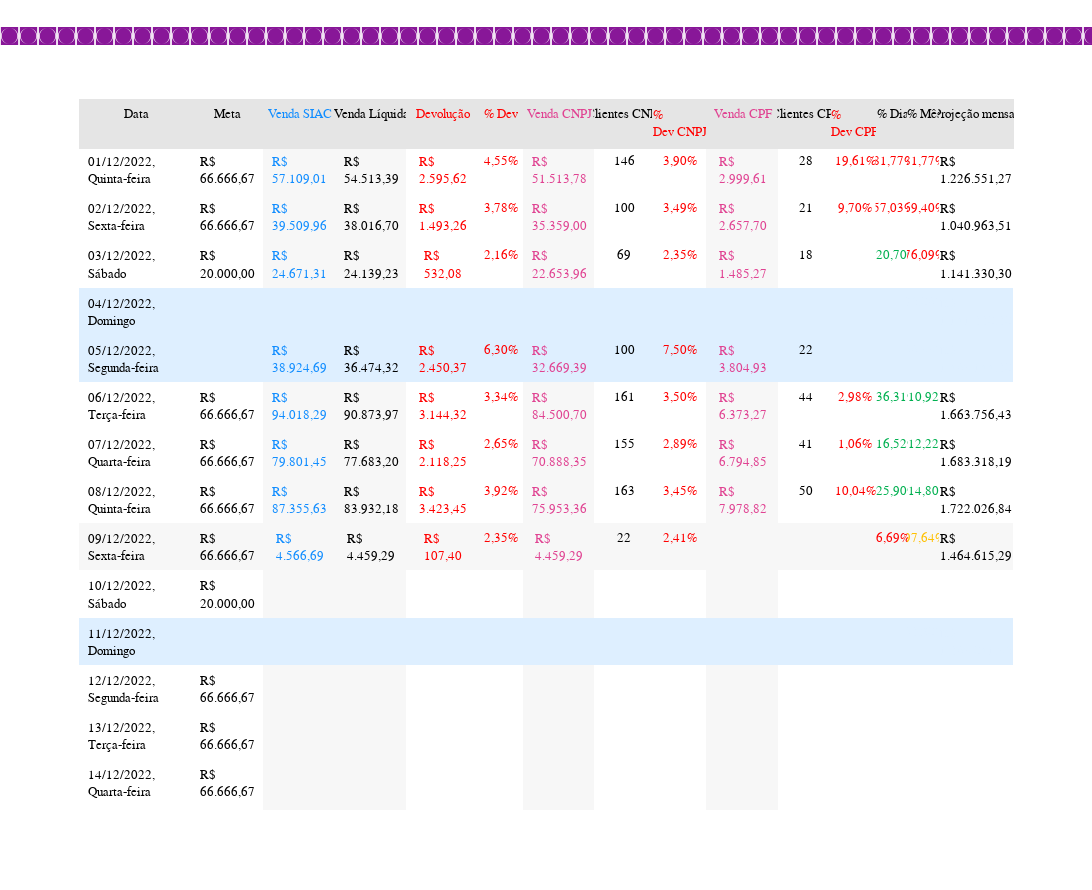
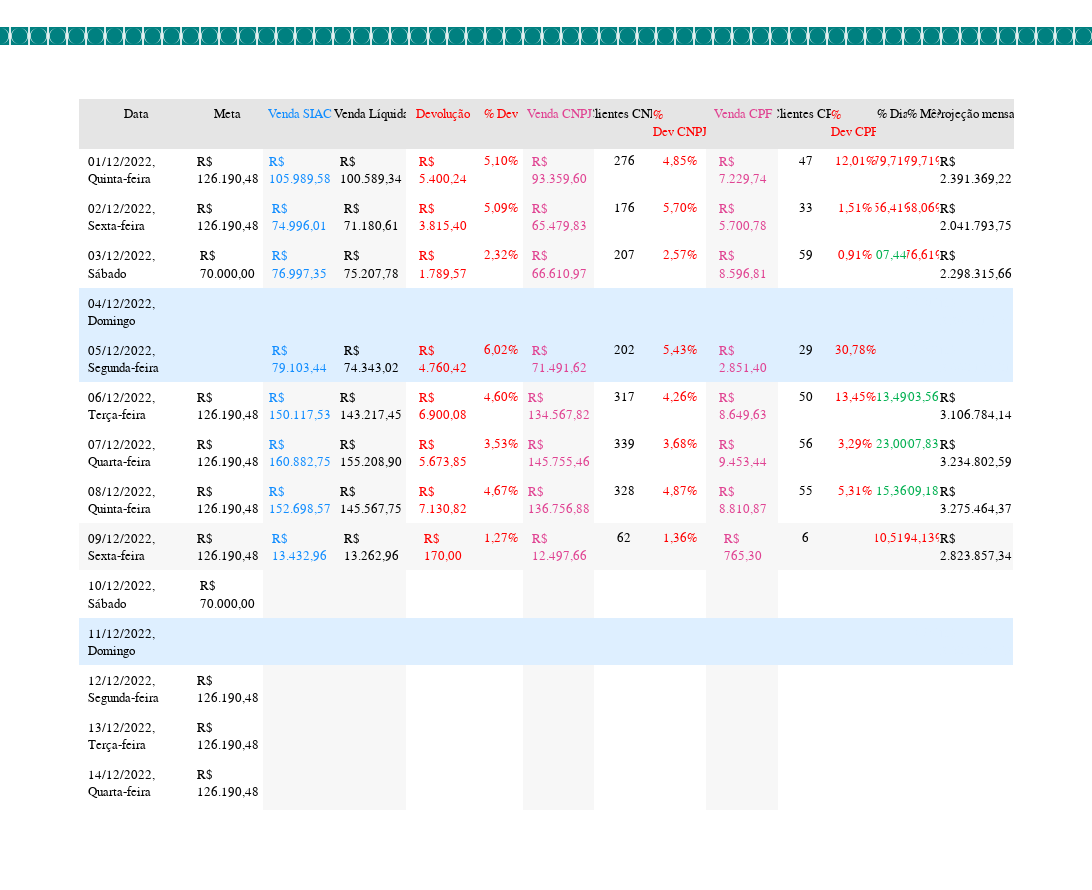
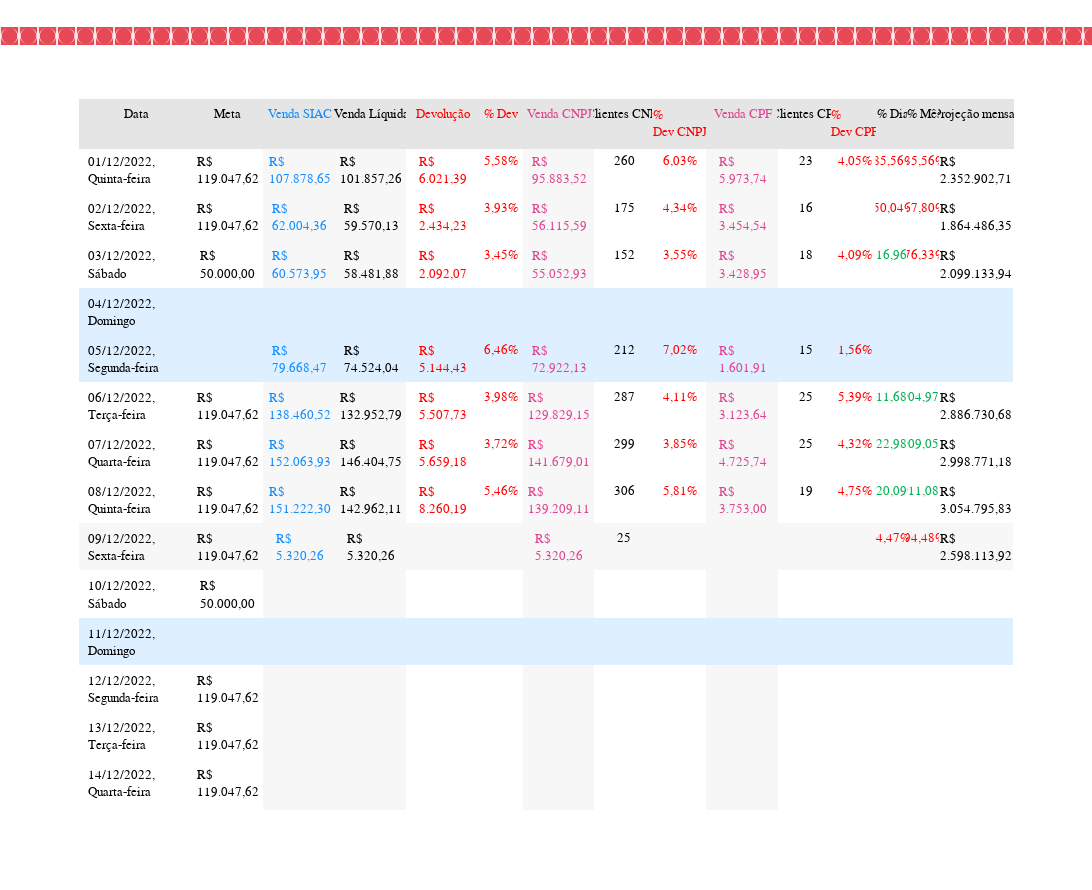
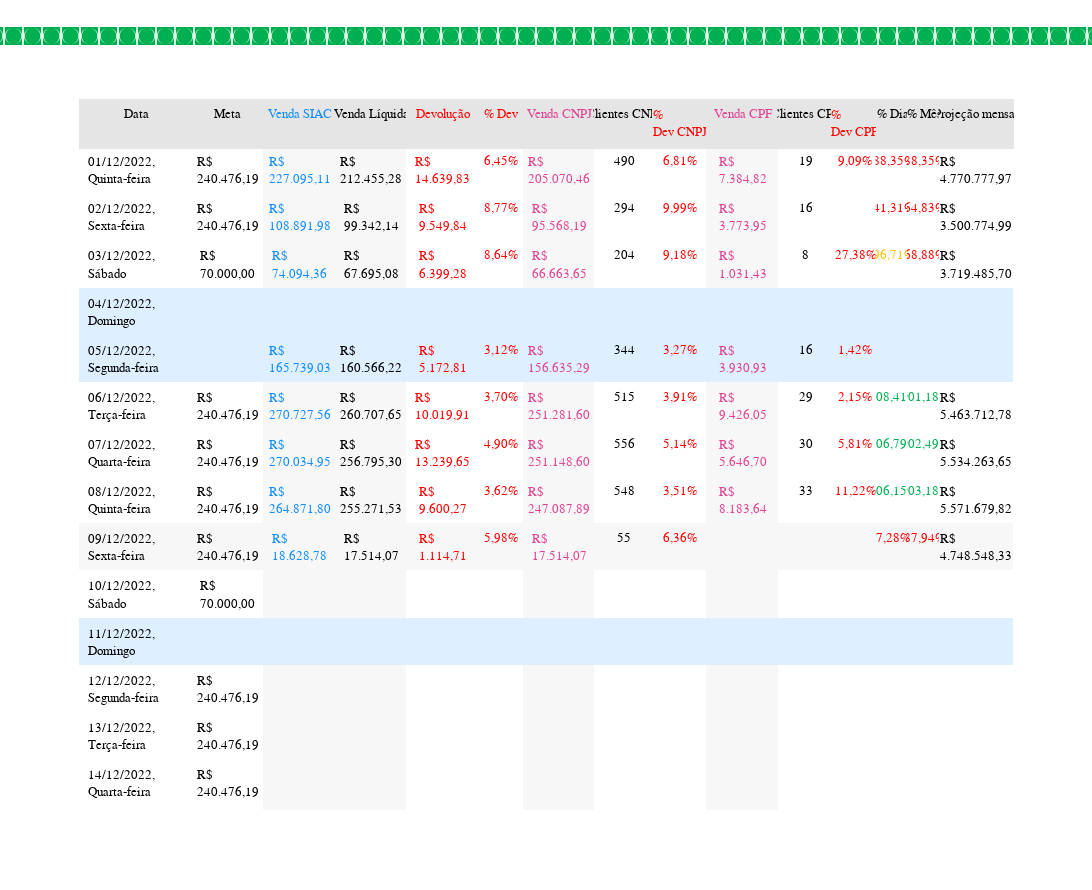

Write notebook code for charts like these, in order.
### Code cell
date_msg = dt.datetime.now().strftime('%d-%m-%Y')

for (cod_loja, loja, cor, crypto, logico) in lista_lojas:

    if logico:
        print(f'\n• \'{cod_loja}\' {loja[4:]}\n')
        print_plot(principal_dataframe=df_hoje,
                   lojas=lista_lojas,
                   loja_=cod_loja,
                   save_image=caminho_imagem)

        for (contato, link, logico) in contatos:
            if logico:
                print(f'{date_msg} {contato} - {link}')
                # pwk.sendwhats_image(link.replace('https://chat.whatsapp.com/', ''),
                #                     f'{relatorio} {cod_loja} TABLE.png',
                #                     f'Resumo mensal | {loja[4:]} - {date_msg}',
                #                     tab_close=True,
                #                     wait_time=10)

### Figure 1 — Plotly figure (JSON) as saved in the notebook; plotly's stock layout.template omitted (floating-point values rounded to 4 significant figures; data arrays with more than 128 entries replaced by an {"elided": "..."} marker saying what was removed)
{"data": [{"cells": {"align": ["left", "center"], "fill": {"color": {"elided": "22x32 str values"}}, "font": {"color": ["#000000", "#000000", "#118DFF", "#000000", "#FF0000", "#FF0000", "#E04392", "#000000", "#FF0000", "#E04392", "#000000", "#FF0000", ["#FF0000", "#FF0000", "#00B050", "#DEEFFF", "#DEEFFF", "#00B050", "#00B050", "#00B050", "#FF0000", "#FFFFFF", "#DEEFFF", "#FFFFFF", "#FFFFFF", "#FFFFFF", "#FFFFFF", "#FFFFFF", "#FFFFFF", "#DEEFFF", "#FFFFFF", "#FFFFFF", "#FFFFFF", "#FFFFFF", "#FFFFFF", "#FFFFFF", "#DEEFFF", "#FFFFFF", "#FFFFFF", "#FFFFFF", "#FFFFFF", "#FFFFFF", "#FFFFFF", "#E5E5E5"], ["#FF0000", "#FF0000", "#FF0000", "#DEEFFF", "#DEEFFF", "#00B050", "#00B050", "#00B050", "#FFC000", "#FFFFFF", "#DEEFFF", "#FFFFFF", "#FFFFFF", "#FFFFFF", "#FFFFFF", "#FFFFFF", "#FFFFFF", "#DEEFFF", "#FFFFFF", "#FFFFFF", "#FFFFFF", "#FFFFFF", "#FFFFFF", "#FFFFFF", "#DEEFFF", "#FFFFFF", "#FFFFFF", "#FFFFFF", "#FFFFFF", "#FFFFFF", "#FFFFFF", "#E5E5E5"], ["#000000", "#000000", "#000000", "#DEEFFF", "#DEEFFF", "#000000", "#000000", "#000000", "#000000", "#FFFFFF", "#DEEFFF", "#FFFFFF", "#FFFFFF", "#FFFFFF", "#FFFFFF", "#FFFFFF", "#FFFFFF", "#DEEFFF", "#FFFFFF", "#FFFFFF", "#FFFFFF", "#FFFFFF", "#FFFFFF", "#FFFFFF", "#DEEFFF", "#FFFFFF", "#FFFFFF", "#FFFFFF", "#FFFFFF", "#FFFFFF", "#FFFFFF", "#118DFF"]], "family": "Segoe UI Semibold", "size": 13.19}, "line": {"color": {"elided": "22x32 str values"}, "width": 2}, "values": {"elided": "15x32 str values"}}, "columnwidth": [10.3, 6.593, 6.593, 6.593, 6.593, 4.12, 6.593, 5.356, 4.944, 6.593, 4.944, 4.12, 2.884, 2.884, 6.593], "domain": {"y": [0, 1]}, "header": {"align": "center", "fill": {"color": "#E5E5E5"}, "font": {"color": ["#000000", "#000000", "#118DFF", "#000000", "#FF0000", "#FF0000", "#E04392", "#000000", "#FF0000", "#E04392", "#000000", "#FF0000", "#000000", "#000000", "#000000"], "family": "Segoe UI Semibold", "size": 13.19}, "line": {"color": "#E5E5E5", "width": 3}, "values": ["Data", "Meta", "Venda\nSIAC", "Venda\nLíquida", "Devolução", "%\nDev", "Venda\nCNPJ", "Clientes\nCNPJ", "% Dev\nCNPJ", "Venda\nCPF", "Clientes\nCPF", "% Dev\nCPF", "%\nDia", "%\nMês", "Projeção\nmensal"]}, "type": "table"}], "layout": {"height": 890, "title": {"font": {"color": "#881798", "family": "Jost", "size": 24.72}, "text": "◙◙◙◙◙◙◙◙◙◙ 🡆 ASA NORTE 🡄 ◙◙◙◙◙◙◙◙◙◙◙◙◙◙◙◙◙◙◙◙◙◙◙◙◙◙◙◙◙◙◙◙◙◙◙◙◙◙◙◙◙◙◙◙◙◙◙◙◙◙◙◙◙◙◙◙◙◙◙◙◙◙◙◙◙◙◙◙◙◙◙◙◙◙◙◙ ⒶⓈⒶ ⓃⓄⓇⓉⒺ ◙◙◙◙◙◙◙◙◙◙", "x": 0.5, "y": 0.95, "yanchor": "bottom"}, "width": 2060}}

### Figure 2 — Plotly figure (JSON) as saved in the notebook; plotly's stock layout.template omitted (floating-point values rounded to 4 significant figures; data arrays with more than 128 entries replaced by an {"elided": "..."} marker saying what was removed)
{"data": [{"cells": {"align": ["left", "center"], "fill": {"color": {"elided": "22x32 str values"}}, "font": {"color": ["#000000", "#000000", "#118DFF", "#000000", "#FF0000", "#FF0000", "#E04392", "#000000", "#FF0000", "#E04392", "#000000", "#FF0000", ["#FF0000", "#FF0000", "#00B050", "#DEEFFF", "#DEEFFF", "#00B050", "#00B050", "#00B050", "#FF0000", "#FFFFFF", "#DEEFFF", "#FFFFFF", "#FFFFFF", "#FFFFFF", "#FFFFFF", "#FFFFFF", "#FFFFFF", "#DEEFFF", "#FFFFFF", "#FFFFFF", "#FFFFFF", "#FFFFFF", "#FFFFFF", "#FFFFFF", "#DEEFFF", "#FFFFFF", "#FFFFFF", "#FFFFFF", "#FFFFFF", "#FFFFFF", "#FFFFFF", "#E5E5E5"], ["#FF0000", "#FF0000", "#FF0000", "#DEEFFF", "#DEEFFF", "#00B050", "#00B050", "#00B050", "#FF0000", "#FFFFFF", "#DEEFFF", "#FFFFFF", "#FFFFFF", "#FFFFFF", "#FFFFFF", "#FFFFFF", "#FFFFFF", "#DEEFFF", "#FFFFFF", "#FFFFFF", "#FFFFFF", "#FFFFFF", "#FFFFFF", "#FFFFFF", "#DEEFFF", "#FFFFFF", "#FFFFFF", "#FFFFFF", "#FFFFFF", "#FFFFFF", "#FFFFFF", "#E5E5E5"], ["#000000", "#000000", "#000000", "#DEEFFF", "#DEEFFF", "#000000", "#000000", "#000000", "#000000", "#FFFFFF", "#DEEFFF", "#FFFFFF", "#FFFFFF", "#FFFFFF", "#FFFFFF", "#FFFFFF", "#FFFFFF", "#DEEFFF", "#FFFFFF", "#FFFFFF", "#FFFFFF", "#FFFFFF", "#FFFFFF", "#FFFFFF", "#DEEFFF", "#FFFFFF", "#FFFFFF", "#FFFFFF", "#FFFFFF", "#FFFFFF", "#FFFFFF", "#118DFF"]], "family": "Segoe UI Semibold", "size": 13.19}, "line": {"color": {"elided": "22x32 str values"}, "width": 2}, "values": {"elided": "15x32 str values"}}, "columnwidth": [10.3, 6.593, 6.593, 6.593, 6.593, 4.12, 6.593, 5.356, 4.944, 6.593, 4.944, 4.12, 2.884, 2.884, 6.593], "domain": {"y": [0, 1]}, "header": {"align": "center", "fill": {"color": "#E5E5E5"}, "font": {"color": ["#000000", "#000000", "#118DFF", "#000000", "#FF0000", "#FF0000", "#E04392", "#000000", "#FF0000", "#E04392", "#000000", "#FF0000", "#000000", "#000000", "#000000"], "family": "Segoe UI Semibold", "size": 13.19}, "line": {"color": "#E5E5E5", "width": 3}, "values": ["Data", "Meta", "Venda\nSIAC", "Venda\nLíquida", "Devolução", "%\nDev", "Venda\nCNPJ", "Clientes\nCNPJ", "% Dev\nCNPJ", "Venda\nCPF", "Clientes\nCPF", "% Dev\nCPF", "%\nDia", "%\nMês", "Projeção\nmensal"]}, "type": "table"}], "layout": {"height": 890, "title": {"font": {"color": "#008080", "family": "Jost", "size": 24.72}, "text": "◙◙◙◙◙◙◙◙◙◙ 🡆 CEILÂNDIA 🡄 ◙◙◙◙◙◙◙◙◙◙◙◙◙◙◙◙◙◙◙◙◙◙◙◙◙◙◙◙◙◙◙◙◙◙◙◙◙◙◙◙◙◙◙◙◙◙◙◙◙◙◙◙◙◙◙◙◙◙◙◙◙◙◙◙◙◙◙◙◙◙◙◙◙◙◙◙ ⒸⒺⒾⓁⒶⓃⒹⒾⒶ ◙◙◙◙◙◙◙◙◙◙", "x": 0.5, "y": 0.95, "yanchor": "bottom"}, "width": 2060}}

### Figure 3 — Plotly figure (JSON) as saved in the notebook; plotly's stock layout.template omitted (floating-point values rounded to 4 significant figures; data arrays with more than 128 entries replaced by an {"elided": "..."} marker saying what was removed)
{"data": [{"cells": {"align": ["left", "center"], "fill": {"color": {"elided": "22x32 str values"}}, "font": {"color": ["#000000", "#000000", "#118DFF", "#000000", "#FF0000", "#FF0000", "#E04392", "#000000", "#FF0000", "#E04392", "#000000", "#FF0000", ["#FF0000", "#FF0000", "#00B050", "#DEEFFF", "#DEEFFF", "#00B050", "#00B050", "#00B050", "#FF0000", "#FFFFFF", "#DEEFFF", "#FFFFFF", "#FFFFFF", "#FFFFFF", "#FFFFFF", "#FFFFFF", "#FFFFFF", "#DEEFFF", "#FFFFFF", "#FFFFFF", "#FFFFFF", "#FFFFFF", "#FFFFFF", "#FFFFFF", "#DEEFFF", "#FFFFFF", "#FFFFFF", "#FFFFFF", "#FFFFFF", "#FFFFFF", "#FFFFFF", "#E5E5E5"], ["#FF0000", "#FF0000", "#FF0000", "#DEEFFF", "#DEEFFF", "#00B050", "#00B050", "#00B050", "#FF0000", "#FFFFFF", "#DEEFFF", "#FFFFFF", "#FFFFFF", "#FFFFFF", "#FFFFFF", "#FFFFFF", "#FFFFFF", "#DEEFFF", "#FFFFFF", "#FFFFFF", "#FFFFFF", "#FFFFFF", "#FFFFFF", "#FFFFFF", "#DEEFFF", "#FFFFFF", "#FFFFFF", "#FFFFFF", "#FFFFFF", "#FFFFFF", "#FFFFFF", "#E5E5E5"], ["#000000", "#000000", "#000000", "#DEEFFF", "#DEEFFF", "#000000", "#000000", "#000000", "#000000", "#FFFFFF", "#DEEFFF", "#FFFFFF", "#FFFFFF", "#FFFFFF", "#FFFFFF", "#FFFFFF", "#FFFFFF", "#DEEFFF", "#FFFFFF", "#FFFFFF", "#FFFFFF", "#FFFFFF", "#FFFFFF", "#FFFFFF", "#DEEFFF", "#FFFFFF", "#FFFFFF", "#FFFFFF", "#FFFFFF", "#FFFFFF", "#FFFFFF", "#118DFF"]], "family": "Segoe UI Semibold", "size": 13.19}, "line": {"color": {"elided": "22x32 str values"}, "width": 2}, "values": {"elided": "15x32 str values"}}, "columnwidth": [10.3, 6.593, 6.593, 6.593, 6.593, 4.12, 6.593, 5.356, 4.944, 6.593, 4.944, 4.12, 2.884, 2.884, 6.593], "domain": {"y": [0, 1]}, "header": {"align": "center", "fill": {"color": "#E5E5E5"}, "font": {"color": ["#000000", "#000000", "#118DFF", "#000000", "#FF0000", "#FF0000", "#E04392", "#000000", "#FF0000", "#E04392", "#000000", "#FF0000", "#000000", "#000000", "#000000"], "family": "Segoe UI Semibold", "size": 13.19}, "line": {"color": "#E5E5E5", "width": 3}, "values": ["Data", "Meta", "Venda\nSIAC", "Venda\nLíquida", "Devolução", "%\nDev", "Venda\nCNPJ", "Clientes\nCNPJ", "% Dev\nCNPJ", "Venda\nCPF", "Clientes\nCPF", "% Dev\nCPF", "%\nDia", "%\nMês", "Projeção\nmensal"]}, "type": "table"}], "layout": {"height": 890, "title": {"font": {"color": "#E74856", "family": "Jost", "size": 24.72}, "text": "◙◙◙◙◙◙◙◙◙◙ 🡆 GAMA 🡄 ◙◙◙◙◙◙◙◙◙◙◙◙◙◙◙◙◙◙◙◙◙◙◙◙◙◙◙◙◙◙◙◙◙◙◙◙◙◙◙◙◙◙◙◙◙◙◙◙◙◙◙◙◙◙◙◙◙◙◙◙◙◙◙◙◙◙◙◙◙◙◙◙◙◙◙◙ ⒼⒶⓂⒶ ◙◙◙◙◙◙◙◙◙◙", "x": 0.5, "y": 0.95, "yanchor": "bottom"}, "width": 2060}}

### Figure 4 — Plotly figure (JSON) as saved in the notebook; plotly's stock layout.template omitted (floating-point values rounded to 4 significant figures; data arrays with more than 128 entries replaced by an {"elided": "..."} marker saying what was removed)
{"data": [{"cells": {"align": ["left", "center"], "fill": {"color": {"elided": "22x32 str values"}}, "font": {"color": ["#000000", "#000000", "#118DFF", "#000000", "#FF0000", "#FF0000", "#E04392", "#000000", "#FF0000", "#E04392", "#000000", "#FF0000", ["#FF0000", "#FF0000", "#FFC000", "#DEEFFF", "#DEEFFF", "#00B050", "#00B050", "#00B050", "#FF0000", "#FFFFFF", "#DEEFFF", "#FFFFFF", "#FFFFFF", "#FFFFFF", "#FFFFFF", "#FFFFFF", "#FFFFFF", "#DEEFFF", "#FFFFFF", "#FFFFFF", "#FFFFFF", "#FFFFFF", "#FFFFFF", "#FFFFFF", "#DEEFFF", "#FFFFFF", "#FFFFFF", "#FFFFFF", "#FFFFFF", "#FFFFFF", "#FFFFFF", "#E5E5E5"], ["#FF0000", "#FF0000", "#FF0000", "#DEEFFF", "#DEEFFF", "#00B050", "#00B050", "#00B050", "#FF0000", "#FFFFFF", "#DEEFFF", "#FFFFFF", "#FFFFFF", "#FFFFFF", "#FFFFFF", "#FFFFFF", "#FFFFFF", "#DEEFFF", "#FFFFFF", "#FFFFFF", "#FFFFFF", "#FFFFFF", "#FFFFFF", "#FFFFFF", "#DEEFFF", "#FFFFFF", "#FFFFFF", "#FFFFFF", "#FFFFFF", "#FFFFFF", "#FFFFFF", "#E5E5E5"], ["#000000", "#000000", "#000000", "#DEEFFF", "#DEEFFF", "#000000", "#000000", "#000000", "#000000", "#FFFFFF", "#DEEFFF", "#FFFFFF", "#FFFFFF", "#FFFFFF", "#FFFFFF", "#FFFFFF", "#FFFFFF", "#DEEFFF", "#FFFFFF", "#FFFFFF", "#FFFFFF", "#FFFFFF", "#FFFFFF", "#FFFFFF", "#DEEFFF", "#FFFFFF", "#FFFFFF", "#FFFFFF", "#FFFFFF", "#FFFFFF", "#FFFFFF", "#118DFF"]], "family": "Segoe UI Semibold", "size": 13.19}, "line": {"color": {"elided": "22x32 str values"}, "width": 2}, "values": {"elided": "15x32 str values"}}, "columnwidth": [10.3, 6.593, 6.593, 6.593, 6.593, 4.12, 6.593, 5.356, 4.944, 6.593, 4.944, 4.12, 2.884, 2.884, 6.593], "domain": {"y": [0, 1]}, "header": {"align": "center", "fill": {"color": "#E5E5E5"}, "font": {"color": ["#000000", "#000000", "#118DFF", "#000000", "#FF0000", "#FF0000", "#E04392", "#000000", "#FF0000", "#E04392", "#000000", "#FF0000", "#000000", "#000000", "#000000"], "family": "Segoe UI Semibold", "size": 13.19}, "line": {"color": "#E5E5E5", "width": 3}, "values": ["Data", "Meta", "Venda\nSIAC", "Venda\nLíquida", "Devolução", "%\nDev", "Venda\nCNPJ", "Clientes\nCNPJ", "% Dev\nCNPJ", "Venda\nCPF", "Clientes\nCPF", "% Dev\nCPF", "%\nDia", "%\nMês", "Projeção\nmensal"]}, "type": "table"}], "layout": {"height": 890, "title": {"font": {"color": "#00B050", "family": "Jost", "size": 24.72}, "text": "◙◙◙◙◙◙◙◙◙◙ 🡆 SOF SUL 🡄 ◙◙◙◙◙◙◙◙◙◙◙◙◙◙◙◙◙◙◙◙◙◙◙◙◙◙◙◙◙◙◙◙◙◙◙◙◙◙◙◙◙◙◙◙◙◙◙◙◙◙◙◙◙◙◙◙◙◙◙◙◙◙◙◙◙◙◙◙◙◙◙◙◙◙◙◙ ⓈⓄⒻ ⓈⓊⓁ ◙◙◙◙◙◙◙◙◙◙", "x": 0.5, "y": 0.95, "yanchor": "bottom"}, "width": 2060}}
